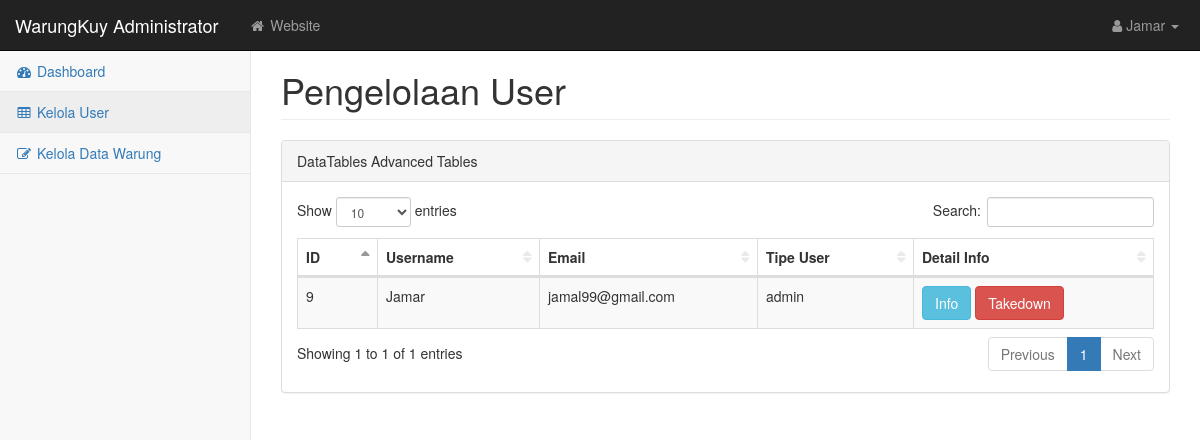
Page /View/tables.php (signed in) on the earlier database version.
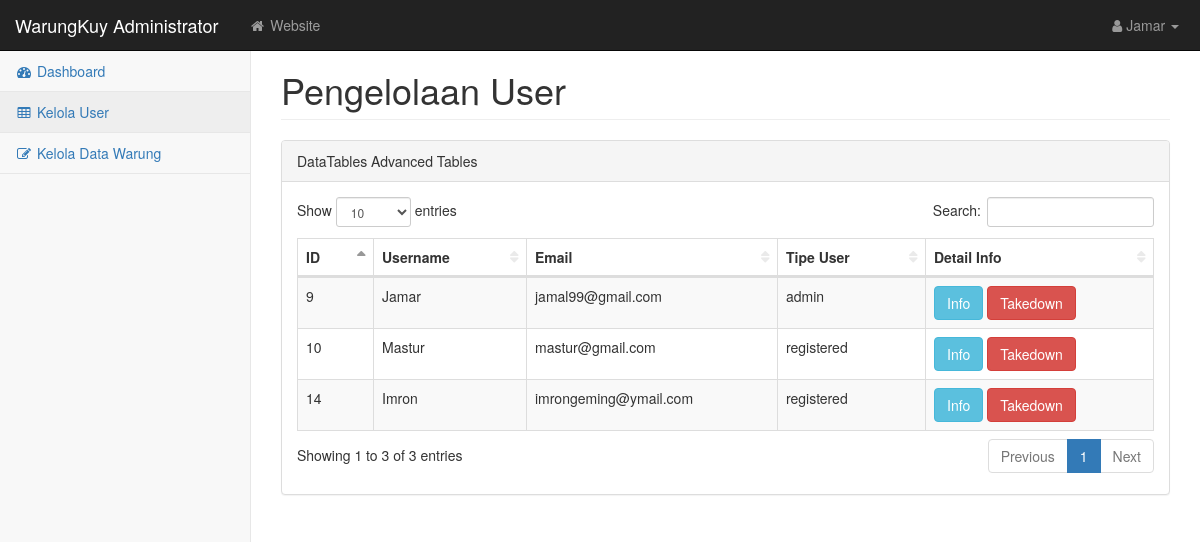
Same page on the later database version.
### tables this page shows
CREATE TABLE `tb_users` (
  `id_user` int(5) NOT NULL,
  `username` char(11) NOT NULL,
  `email` varchar(50) NOT NULL,
  `password` char(20) NOT NULL,
  `hak` enum('admin','registered') NOT NULL,
  `alamat` varchar(255) DEFAULT NULL,
  `foto` varchar(256) DEFAULT NULL
);

### View/tables.php (the view, shortened to what this page needs)
<?php
include('../Config/koneksi.php');
$sesNama =$_SESSION['username'];
?>
<!DOCTYPE html>
<html lang="en">
<head>
    <link href="css/bootstrap.min.css" rel="stylesheet">
    <link href="css/metisMenu.min.css" rel="stylesheet">
    <link href="css/dataTables/dataTables.bootstrap.css" rel="stylesheet">
    <link href="css/dataTables/dataTables.responsive.css" rel="stylesheet">
    <link href="css/startmin.css" rel="stylesheet">
    <link href="css/font-awesome.min.css" rel="stylesheet" type="text/css">
</head>
<body>
<div id="wrapper">
    <nav class="navbar navbar-inverse navbar-fixed-top" role="navigation">
        <div class="navbar-header">
            <a class="navbar-brand" href="index.php">WarungKuy Administrator</a>
        </div>
        <ul class="nav navbar-nav navbar-left navbar-top-links">
            <li><a href="../View/Home.php"><i class="fa fa-home fa-fw"></i> Website</a></li>
        </ul>
        <ul class="nav navbar-right navbar-top-links">
            <li class="dropdown">
                <a class="dropdown-toggle" data-toggle="dropdown" href="#">
                    <i class="fa fa-user fa-fw"></i><?php echo $sesNama;?> <b class="caret"></b>
                </a>
            </li>
        </ul>
        <div class="navbar-default sidebar" role="navigation">
            <div class="sidebar-nav navbar-collapse">
                <ul class="nav" id="side-menu">
                    <li>
                        <a href="index.php"><i class="fa fa-dashboard fa-fw"></i> Dashboard</a>
                    </li>
                    <li>
                        <a href="tables.php"><i class="fa fa-table fa-fw"></i> Kelola User</a>
                    </li>
                    <li>
                        <a href="KelolaWarung.php"><i class="fa fa-edit fa-fw"></i> Kelola Data Warung</a>
                    </li>
                </ul>
            </div>
        </div>
    </nav>
    <div id="page-wrapper">
        <div class="container-fluid">
            <div class="row">
                <div class="col-lg-12">
                    <h1 class="page-header">Pengelolaan User</h1>
                </div>
            </div>
            <div class="row">
                <div class="col-lg-12">
                    <div class="panel panel-default">
                        <div class="panel-heading">
                            DataTables Advanced Tables
                        </div>
                        <div class="panel-body">
                            <div class="table-responsive">
                                <table class="table table-striped table-bordered table-hover" id="dataTables-example">
                                    <thead>
                                    <tr>
                                        <th>ID</th>
                                        <th>Username</th>
                                        <th>Email</th>
                                        <th>Tipe User</th>
                                        <th>Detail Info</th>
                                    </tr>
                                    </thead>
                                    <tbody>
                                    <?php
                                    $query = "SELECT * FROM tb_users";
                                    $result = mysqli_query($koneksi, $query);
                                    while ($data = mysqli_fetch_array($result, MYSQLI_ASSOC)) {
                                        ?>
                                        <tr>
                                            <td><?php echo $data['id_user'] ?></td>
                                            <td><?php echo $data['username'] ?></td>
                                            <td><?php echo $data['email']?></td>
                                            <td><?php echo $data['hak']?></td>
                                           <td>
                                               <a class="btn btn-info" href="DetailProfileUser.php?id=<?php echo $data['id_user']?>">Info</a>
                                               <a class="btn btn-danger" href="../Controller/takedown.php?id=<?php echo $data['id_user'];?>">Takedown</a>
                                           </td>
                                        </tr>
                                        <?php
                                    }
                                    ?>
                                    </tbody>
                                </table>
                            </div>
                    </div>
                </div>
            </div>
        </div>
    </div>
</div>
</body>
</html>

### View/css/startmin.css (style rules this page uses)
body { background-color: #f8f8f8; }
#wrapper { width: 100%; }
#page-wrapper { padding-top: 30px; min-height: 568px; background-color: #fff; }
@media (min-width:768px) { #page-wrapper { position: inherit; margin-left: 250px; padding: 30px 15px 0 15px; border-left: 1px solid #e7e7e7; } }
.navbar-header { float: left; }
.navbar-left { float: left; }
.navbar-right { text-align: right; }
.navbar-top-links { margin: 0; }
.navbar-top-links li { display: inline-block; }
.navbar-top-links li:last-child { margin-right: 6px; }
.navbar-top-links li a { padding: 15px; min-height: 50px; }
.navbar-top-links>li>a { color: #999; }
.sidebar .sidebar-nav.navbar-collapse { padding-right: 0; padding-left: 0; }
.sidebar ul li { border-bottom: 1px solid #e7e7e7; }
.sidebar ul li a.active { background-color: #eee; }
@media (min-width:768px) { .sidebar { z-index: 1; position: absolute; width: 250px; margin-top: 51px; } }
table.dataTable thead .sorting, table.dataTable thead .sorting_asc, table.dataTable thead .sorting_desc, table.dataTable thead .sorting_asc_disabled, table.dataTable thead .sorting_desc_disabled { background: 0 0; }
table.dataTable thead .sorting_asc:after { content: "\f0de"; float: right; font-family: fontawesome; }
table.dataTable thead .sorting:after { content: "\f0dc"; float: right; font-family: fontawesome; color: rgba(50,50,50,.5); }

Differences in the rows shown:
added tb_users: id_user "10", username "Mastur", email "mastur@gmail.com", hak "registered"
added tb_users: id_user "14", username "Imron", email "imrongeming@ymail.com", hak "registered"
Other differences:
text written by a page script: "Show entries Search: Showing 1 to 1 of 1 entries Previous 1 Next" → "Show entries Search: Showing 1 to 3 of 3 entries Previous 1 Next"
